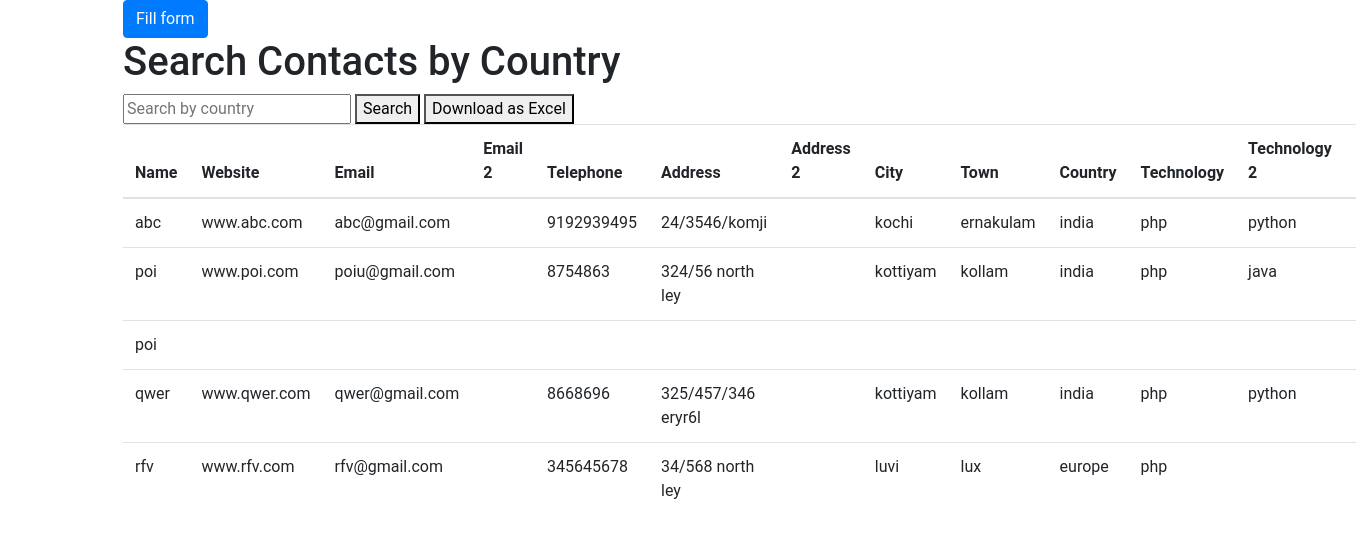
The page /search-by-country/ on the database its author committed.
### user_data/models.py (models this page shows, shortened)
class Detail(models.Model):
    name=models.CharField(max_length=250,blank=True,null=True)
    website=models.CharField(max_length=250,blank=True,null=True)
    email_id=models.EmailField(max_length=250,blank=True,null=True)
    email_id_2=models.EmailField(max_length=250,blank=True,null=True)
    tel_no=models.CharField(max_length=15,blank=True,null=True)
    address=models.TextField(max_length=250,blank=True,null=True)
    address2=models.TextField(max_length=250,blank=True,null=True)
    city=models.CharField(max_length=25,blank=True,null=True)
    town=models.CharField(max_length=25,blank=True,null=True)
    country=models.CharField(max_length=75,blank=True,null=True)
    technology=models.CharField(max_length=250,blank=True,null=True)
    technology_2=models.CharField(max_length=250,blank=True,null=True)
    technology_3=models.CharField(max_length=250,blank=True,null=True)
    contact_person=models.CharField(max_length=250,blank=True,null=True)
    class Meta:
        ordering=('name',)
        verbose_name='detail'
        verbose_name_plural='details'

### user_data/views.py (the view, shortened to what this page needs)
# urls.py: path('search-by-country/', views.search_by_country, name='search_by_country'),
def search_by_country(request):
    query = request.GET.get('q', '')
    if query:
        contacts = Detail.objects.filter(country__icontains=query)
    else:
        contacts = Detail.objects.all()
    return render(request, 'search.html', {'contacts': contacts, 'query': query})

### templates/search.html (shortened to what this page needs)
{% extends 'base.html' %}
{% load static %}
{% block body %}
<div>
<a href="{% url 'contact' %}"><button class="btn btn-primary">Fill form</button></a>
</div>
    <h1>Search Contacts by Country</h1>
    <form method="get">
        <input type="text" name="q" value="{{ query }}" placeholder="Search by country">
        <button type="submit">Search</button>
        <button type="submit" name="download" value="1">Download as Excel</button>
    </form>
    <table class="table">
        <thead>
            <tr>
                <th>Name</th>
                <th>Website</th>
                <th>Email</th>
                <th>Email 2</th>
                <th>Telephone</th>
                <th>Address</th>
                <th>Address 2</th>
                <th>City</th>
                <th>Town</th>
                <th>Country</th>
                <th>Technology</th>
                <th>Technology 2</th>
                <th>Contact Person</th>
            </tr>
        </thead>
        <tbody>
            {% for contact in contacts %}
            <tr>
                <td>{{ contact.name }}</td>
                <td>{{ contact.website }}</td>
                <td>{{ contact.email_id }}</td>
                <td>{{ contact.email_id_2 }}</td>
                <td>{{ contact.tel_no }}</td>
                <td>{{ contact.address }}</td>
                <td>{{ contact.address2 }}</td>
                <td>{{ contact.city }}</td>
                <td>{{ contact.town }}</td>
                <td>{{ contact.country }}</td>
                <td>{{ contact.technology }}</td>
                <td>{{ contact.technology_2 }}</td>
                <td>{{ contact.contact_person }}</td>
            </tr>
            {% endfor %}
        </tbody>
    </table>
{% endblock %}

### static/css/custom.css (style rules this page uses)
body { font-family: 'Roboto', sans-serif; }

### rows shown on the page
Detail: name "abc", website "www.abc.com", email_id "abc@gmail.com", tel_no "9192939495", address "24/3546/komji", city "kochi", town "ernakulam", country "india", technology "php", technology_2 "python"
Detail: name "poi", website "www.poi.com", email_id "poiu@gmail.com", tel_no "8754863", address "324/56 north ley", city "kottiyam", town "kollam", country "india", technology "php", technology_2 "java"
Detail: name "poi"
Detail: name "qwer", website "www.qwer.com", email_id "qwer@gmail.com", tel_no "8668696", address "325/457/346 eryr6l", city "kottiyam", town "kollam", country "india", technology "php", technology_2 "python"
Detail: name "rfv", website "www.rfv.com", email_id "rfv@gmail.com", tel_no "345645678", address "34/568 north ley", city "luvi", town "lux", country "europe", technology "php"
